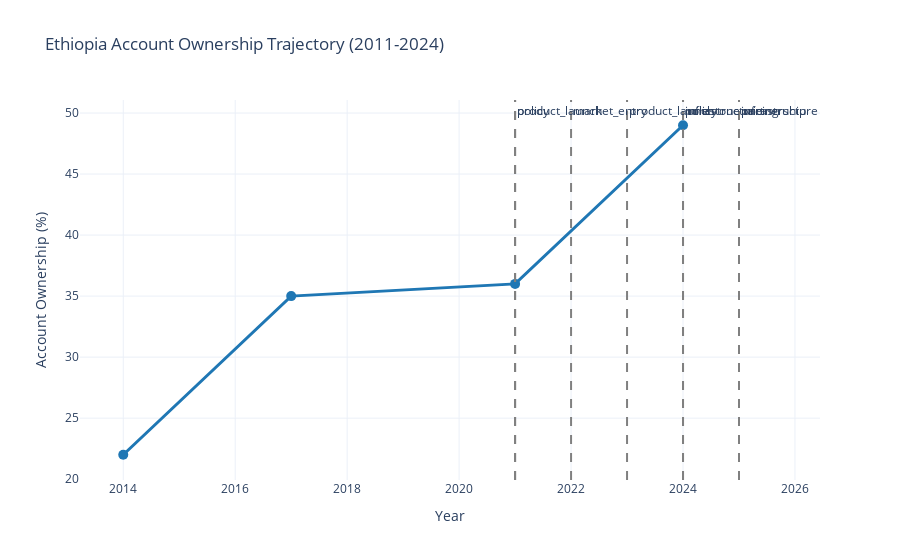

Notebook cell for this chart:
### Markdown cell above
## 3. Access Analysis - Account Ownership Trajectory

Plot Ethiopia's account ownership trajectory (2011-2024), calculate growth rates, and investigate the 2021-2024 slowdown.

### Code cell
# Analyze access trajectory
access_traj = eda.analyze_access_trajectory()

if not access_traj.empty:
    print("Account Ownership Trajectory:")
    print(access_traj.to_string())
    
    print("\n" + "=" * 80)
    print("GROWTH ANALYSIS")
    print("=" * 80)
    
    # Calculate overall growth
    if len(access_traj) > 1:
        total_growth = access_traj['value_numeric'].iloc[-1] - access_traj['value_numeric'].iloc[0]
        print(f"Total growth (2011-2024): {total_growth:.1f} percentage points")
        
        # Recent growth (2021-2024)
        recent_data = access_traj[access_traj['year'] >= 2021]
        if len(recent_data) > 1:
            recent_growth = recent_data['value_numeric'].iloc[-1] - recent_data['value_numeric'].iloc[0]
            print(f"Recent growth (2021-2024): {recent_growth:.1f} percentage points")
            print(f"\n⚠️  Slowdown observed: Only {recent_growth:.1f}pp growth despite 65M+ mobile money accounts")
    
    # Visualize
    if PLOTLY_AVAILABLE:
        fig = visualizer.plot_access_trajectory(show_events=True)
        if fig:
            fig.show()
    else:
        # Fallback to matplotlib
        plt.figure(figsize=(12, 6))
        plt.plot(access_traj['year'], access_traj['value_numeric'], marker='o', linewidth=2, markersize=8)
        plt.title("Ethiopia Account Ownership Trajectory (2011-2024)")
        plt.xlabel("Year")
        plt.ylabel("Account Ownership (%)")
        plt.grid(True, alpha=0.3)
        plt.tight_layout()
        plt.show()
else:
    print("No access trajectory data available")

### Figure 1 — Plotly figure (JSON) as saved in the notebook; plotly's stock layout.template omitted (floating-point values rounded to 4 significant figures)
{"data": [{"line": {"color": "#1f77b4", "width": 3}, "marker": {"size": 10}, "mode": "lines+markers", "name": "Account Ownership", "type": "scatter", "x": [2014, 2017, 2021, 2024], "y": [22.0, 35.0, 36.0, 49.0]}], "layout": {"annotations": [{"showarrow": false, "text": "product_launch", "x": 2021, "xanchor": "left", "xref": "x", "y": 1, "yanchor": "top", "yref": "y domain"}, {"showarrow": false, "text": "policy", "x": 2021, "xanchor": "left", "xref": "x", "y": 1, "yanchor": "top", "yref": "y domain"}, {"showarrow": false, "text": "market_entry", "x": 2022, "xanchor": "left", "xref": "x", "y": 1, "yanchor": "top", "yref": "y domain"}, {"showarrow": false, "text": "product_launch", "x": 2023, "xanchor": "left", "xref": "x", "y": 1, "yanchor": "top", "yref": "y domain"}, {"showarrow": false, "text": "infrastructure", "x": 2024, "xanchor": "left", "xref": "x", "y": 1, "yanchor": "top", "yref": "y domain"}, {"showarrow": false, "text": "policy", "x": 2024, "xanchor": "left", "xref": "x", "y": 1, "yanchor": "top", "yref": "y domain"}, {"showarrow": false, "text": "milestone", "x": 2024, "xanchor": "left", "xref": "x", "y": 1, "yanchor": "top", "yref": "y domain"}, {"showarrow": false, "text": "partnership", "x": 2025, "xanchor": "left", "xref": "x", "y": 1, "yanchor": "top", "yref": "y domain"}, {"showarrow": false, "text": "pricing", "x": 2025, "xanchor": "left", "xref": "x", "y": 1, "yanchor": "top", "yref": "y domain"}, {"showarrow": false, "text": "infrastructure", "x": 2025, "xanchor": "left", "xref": "x", "y": 1, "yanchor": "top", "yref": "y domain"}], "hovermode": "x unified", "shapes": [{"line": {"color": "gray", "dash": "dash"}, "type": "line", "x0": 2021, "x1": 2021, "xref": "x", "y0": 0, "y1": 1, "yref": "y domain"}, {"line": {"color": "gray", "dash": "dash"}, "type": "line", "x0": 2021, "x1": 2021, "xref": "x", "y0": 0, "y1": 1, "yref": "y domain"}, {"line": {"color": "gray", "dash": "dash"}, "type": "line", "x0": 2022, "x1": 2022, "xref": "x", "y0": 0, "y1": 1, "yref": "y domain"}, {"line": {"color": "gray", "dash": "dash"}, "type": "line", "x0": 2023, "x1": 2023, "xref": "x", "y0": 0, "y1": 1, "yref": "y domain"}, {"line": {"color": "gray", "dash": "dash"}, "type": "line", "x0": 2024, "x1": 2024, "xref": "x", "y0": 0, "y1": 1, "yref": "y domain"}, {"line": {"color": "gray", "dash": "dash"}, "type": "line", "x0": 2024, "x1": 2024, "xref": "x", "y0": 0, "y1": 1, "yref": "y domain"}, {"line": {"color": "gray", "dash": "dash"}, "type": "line", "x0": 2024, "x1": 2024, "xref": "x", "y0": 0, "y1": 1, "yref": "y domain"}, {"line": {"color": "gray", "dash": "dash"}, "type": "line", "x0": 2025, "x1": 2025, "xref": "x", "y0": 0, "y1": 1, "yref": "y domain"}, {"line": {"color": "gray", "dash": "dash"}, "type": "line", "x0": 2025, "x1": 2025, "xref": "x", "y0": 0, "y1": 1, "yref": "y domain"}, {"line": {"color": "gray", "dash": "dash"}, "type": "line", "x0": 2025, "x1": 2025, "xref": "x", "y0": 0, "y1": 1, "yref": "y domain"}], "title": {"text": "Ethiopia Account Ownership Trajectory (2011-2024)"}, "xaxis": {"title": {"text": "Year"}}, "yaxis": {"title": {"text": "Account Ownership (%)"}}}}
